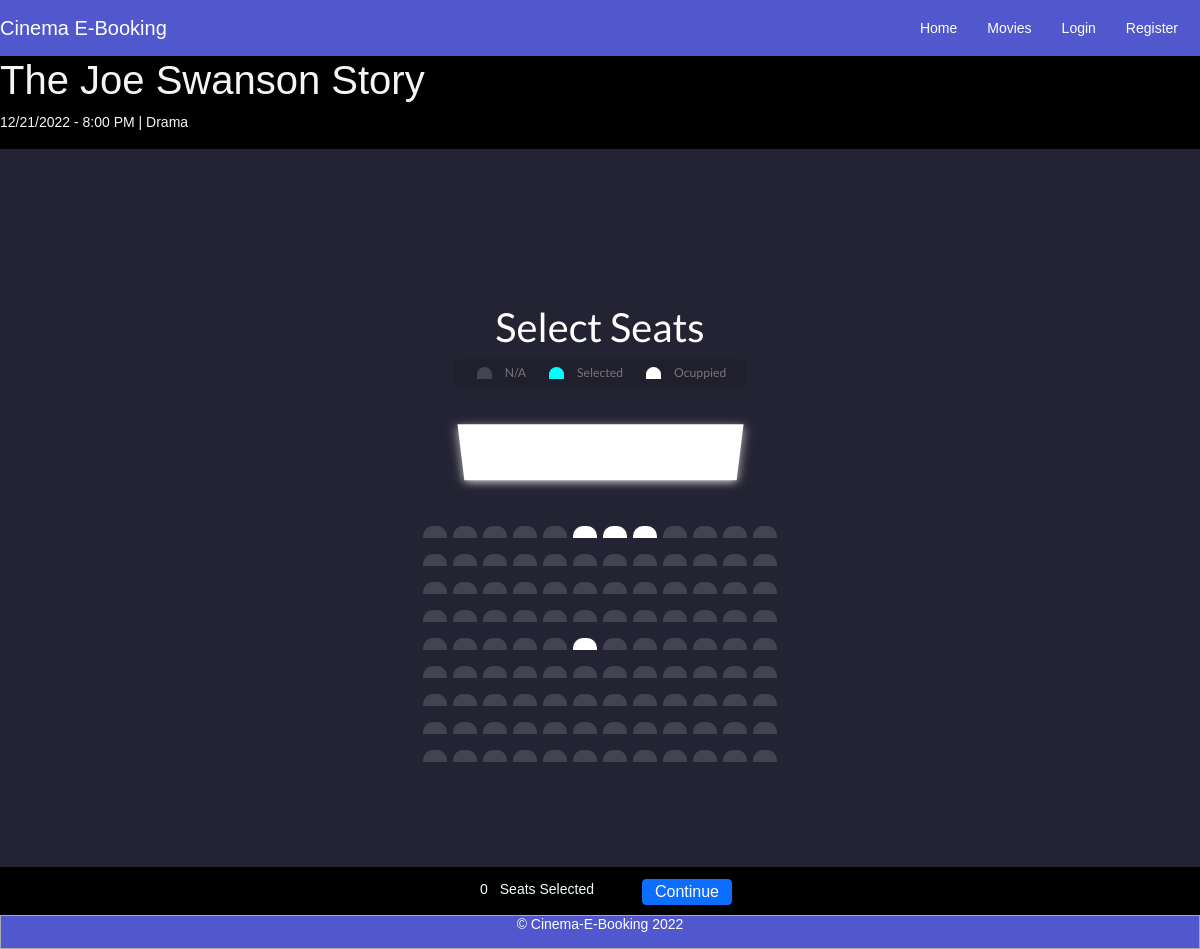
The app's page /select-seat/7, older data.
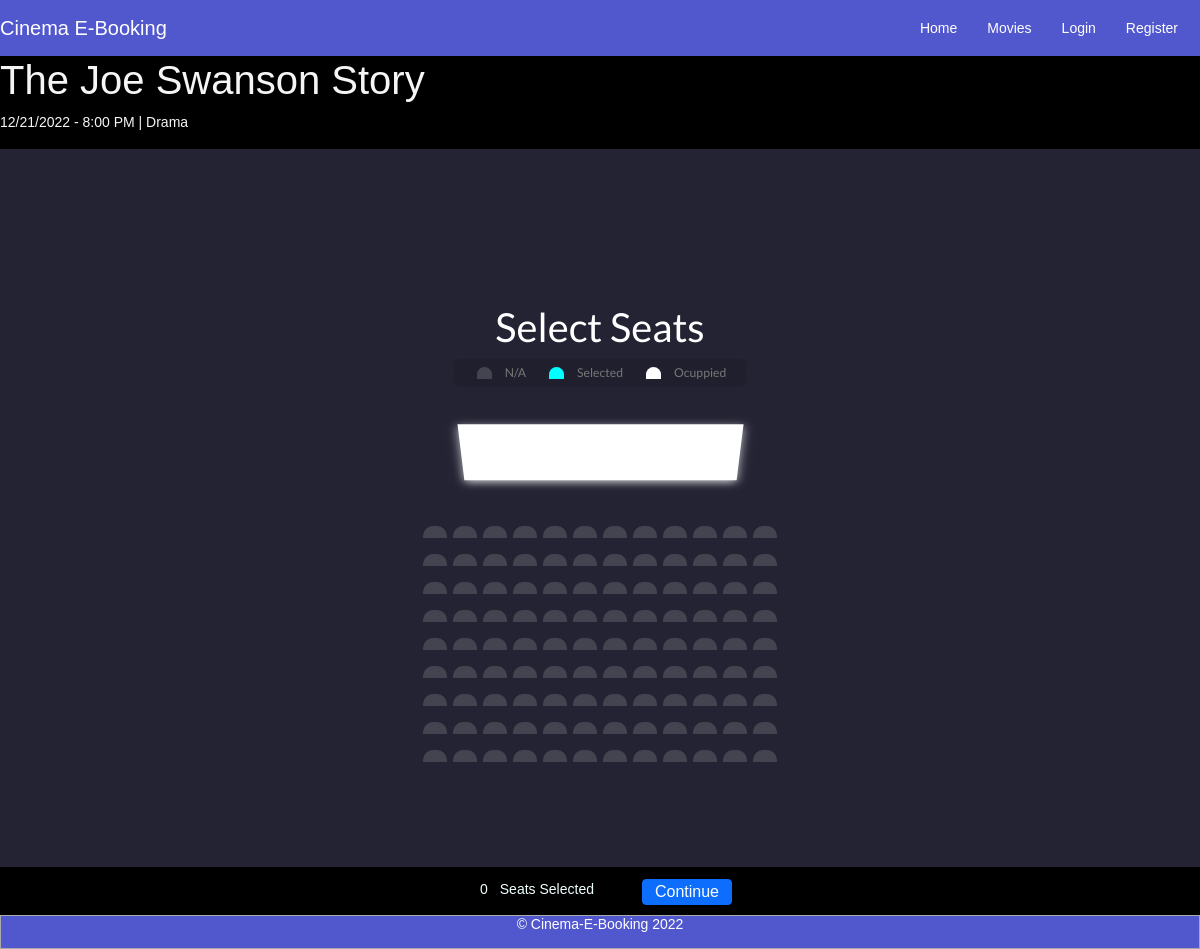
The same page, newer data.
### website/models/Show.py (models this page shows, shortened)
class Seat(db.Model):
    __tablename__ = 'seats'
    id = db.Column("id", db.Integer, nullable=False, primary_key = True)
    status = db.Column("status", db.Integer, nullable=False)
    number = db.Column("seat_number", db.Integer, nullable=False)
    row_number = db.Column("row_number", db.Integer, nullable=False)
    show_room_id = db.Column("show_room_id", db.Integer, db.ForeignKey('show_rooms.id'))
    show_room = db.relationship("ShowRoom", back_populates="seats")

### website/views.py (the view)
@views.route('/select-seat/<int:id>', methods=['GET', 'POST'])
def select_seat(id):
    show = Show.query.filter_by(id=id).first()
    if request.method == 'GET':
        return render_template("select_seat.html", show=show)
    else:
        seats = request.form.getlist('seats')
        session['showid'] = id
        session['seats'] = seats
        print("seats: ", seats)
        return redirect(url_for('.buy_tickets'))

### website/templates/select_seat.html (shortened to what this page needs)
{% extends "base.html" %}
{% block content %}
<div class="movie-info">
  <h1 class="movie-title">{{show.movie.title}}</h1>
  <p class="movie-time">{{show.show_date}} - {{show.show_time}} PM | {{show.movie.category}}</p>
</div>
<div class="seat-select-container">
  <h1>Select Seats</h1>
  <ul class="showcase">
    <li>
      <div class="seat"></div>
      <small>N/A</small>
    </li>
    <li>
      <div class="seat selected"></div>
      <small>Selected</small>
    </li>
    <li>
      <div class="seat occupied"></div>
      <small>Ocuppied</small>
    </li>
  </ul>
  <div class="container">
    <div class="screen"></div>
    {% for i in range(0, 10) %}
    <div class="row">
      {% for seat in show.show_room.seats %}
      {% if seat.row_number == i %}
      {% if seat.status == 2 %}
      <div class="seat occupied" id={{seat.id}} onclick="changeStatus('{{seat.id}}')"></div>
      {% else %}
      <div class="seat" id={{seat.id}} onclick="changeStatus('{{seat.id}}')"></div>
      {% endif %}
      {% endif %}
      {% endfor %}
    </div>
    {% endfor %}
  </div>
</div>
<div class="continue-container">
  <p>
  <div id="numOfSeats">0</div> Seats Selected
  </p>
  <div class="continue-button-container">
    <form method="POST" action="/select-seat/{{show.id}}" id="buy-tickets-form">
      <button type="submit" class="btn btn-primary">Continue</button>
    </form>
  </div>
</div>
{% endblock %}

Row changes from the older to the newer data that the page shows:
changed Seat (number 6 of 108 on the later page): status 2 → 1 (drawn)
changed Seat (number 7 of 108 on the later page): status 2 → 1 (drawn)
changed Seat (number 8 of 108 on the later page): status 2 → 1 (drawn)
changed Seat (number 54 of 108 on the later page): status 2 → 1 (drawn)
